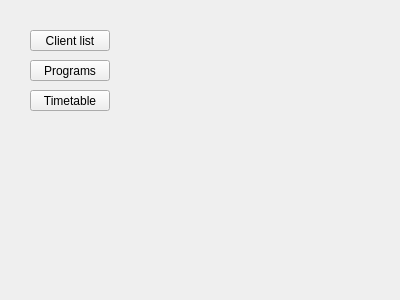
<?xml version="1.0" encoding="UTF-8"?>
<ui version="4.0">
 <class>FormSpecialistGeneral</class>
 <widget class="QWidget" name="FormSpecialistGeneral">
  <property name="geometry">
   <rect>
    <x>0</x>
    <y>0</y>
    <width>400</width>
    <height>300</height>
   </rect>
  </property>
  <property name="windowTitle">
   <string>Form</string>
  </property>
  <widget class="QPushButton" name="pushButton_clientList">
   <property name="geometry">
    <rect>
     <x>30</x>
     <y>30</y>
     <width>80</width>
     <height>21</height>
    </rect>
   </property>
   <property name="text">
    <string>Client list</string>
   </property>
  </widget>
  <widget class="QPushButton" name="pushButton_programs">
   <property name="geometry">
    <rect>
     <x>30</x>
     <y>60</y>
     <width>80</width>
     <height>21</height>
    </rect>
   </property>
   <property name="text">
    <string>Programs</string>
   </property>
  </widget>
  <widget class="QPushButton" name="pushButton_timetable">
   <property name="geometry">
    <rect>
     <x>30</x>
     <y>90</y>
     <width>80</width>
     <height>21</height>
    </rect>
   </property>
   <property name="text">
    <string>Timetable</string>
   </property>
  </widget>
 </widget>
 <resources/>
 <connections/>
</ui>
